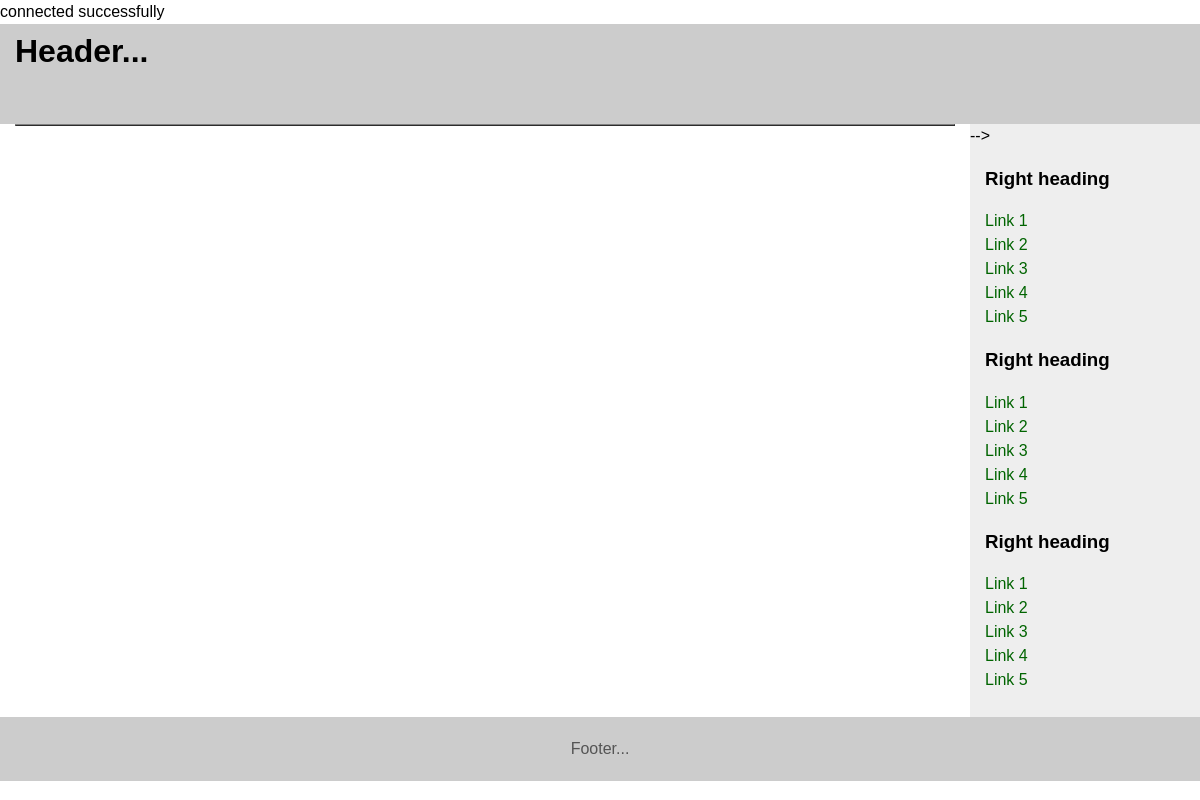
Before: /2.Sources/index.php with the older database file.
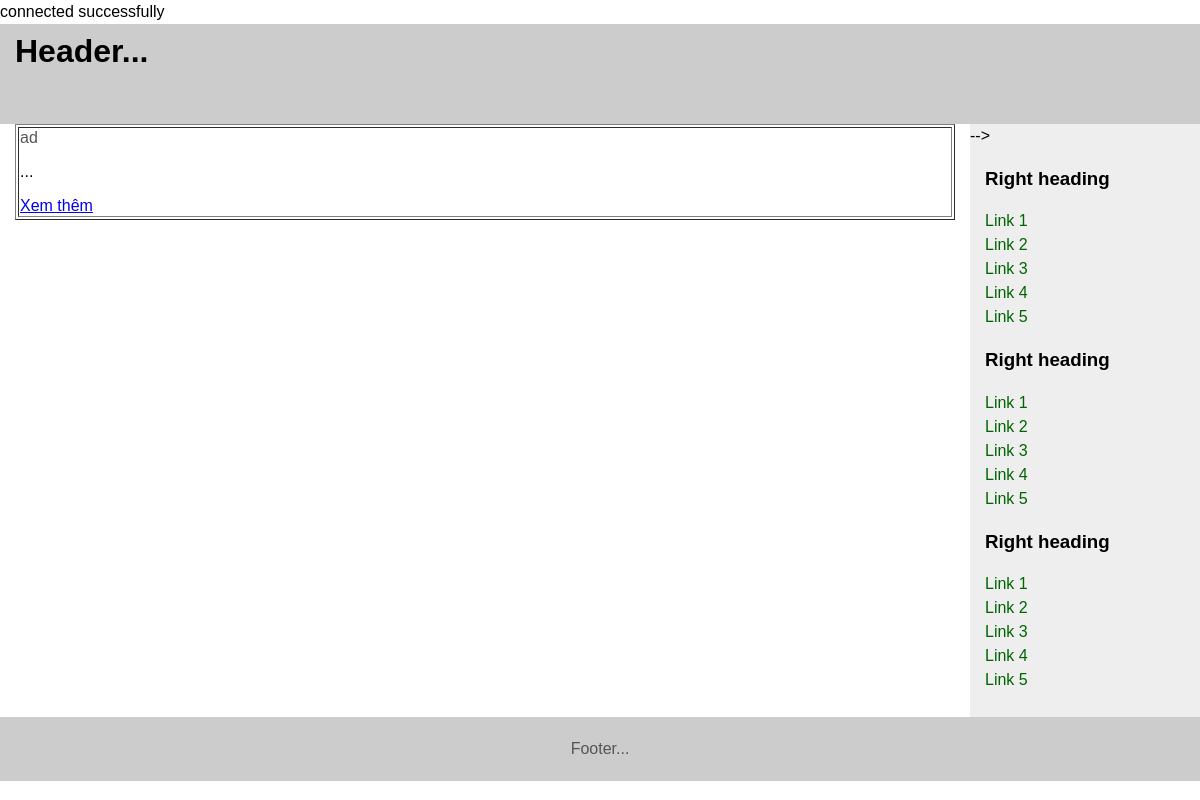
After: the same page with the newer database file.
### tables this page shows
CREATE TABLE `posts` (
  `id` int(10) NOT NULL,
  `title` varchar(500) DEFAULT NULL,
  `content` text,
  `user_id` int(11) DEFAULT NULL,
  `is_public` tinyint(4) DEFAULT '0',
  `createdate` datetime DEFAULT NULL,
  `updatedate` datetime DEFAULT NULL,
  `type` tinyint(4) NOT NULL DEFAULT '0',
  `ImgData` char(250) NOT NULL
);

### 2.Sources/index.php (the view, shortened to what this page needs)
<?php require_once("demo/connection.php"); ?>
<?php include "header.php" ?>
			<?php
	$sql = "select * from posts where is_public = 1 order by createdate desc limit 16 ";
	$query = mysqli_query($conn,$sql);
?>
			<div class="innertube">
				<table width="100%" border="1">
					<tr>
					<?php
						while ( $data = mysqli_fetch_array($query) ) {
					?>
						<td >
							<p><?php echo substr($data["content"], 0, 100)." ..."; ?></p>
							<a href="display.php?id=<?php echo $data["id"];  ?>"> Xem thêm</a>
						</td>
					<?php
						}
					?>
				</table>
			</div>
		</main>
		<nav> -->
			<div class="innertube">
				<h3>Right heading</h3>
				<ul>
					<li><a href="#">Link 1</a></li>
					<li><a href="#">Link 2</a></li>
					<li><a href="#">Link 3</a></li>
					<li><a href="#">Link 4</a></li>
					<li><a href="#">Link 5</a></li>
				</ul>
				<h3>Right heading</h3>
				<ul>
					<li><a href="#">Link 1</a></li>
					<li><a href="#">Link 2</a></li>
					<li><a href="#">Link 3</a></li>
					<li><a href="#">Link 4</a></li>
					<li><a href="#">Link 5</a></li>
				</ul>
				<h3>Right heading</h3>
				<ul>
					<li><a href="#">Link 1</a></li>
					<li><a href="#">Link 2</a></li>
					<li><a href="#">Link 3</a></li>
					<li><a href="#">Link 4</a></li>
					<li><a href="#">Link 5</a></li>
				</ul>
			</div>
		</nav>
<?php include "footer.php" ?>

### 2.Sources/header.php (shortened to what this page needs)
<html>
	<head>
		<link rel="stylesheet" type="text/css" href="style.css">
</head>
<body>
	<header>
		<div class="innertube">
			<h1>Header...</h1>
		</div>
	</header>
	<div id="wrapper">
		<main>
			<div id="content">

### 2.Sources/footer.php
</div>
	<footer>
		<div class="innertube">
			<p>Footer...</p>
		</div>
	</footer>
</body>
</html>

### 2.Sources/style.css (style rules this page uses)
body { margin:0; padding:0; font-family: Sans-Serif; line-height: 1.5em; }
header { background: #ccc; height: 100px; }
header h1 { margin: 0; padding-top: 15px; }
main { padding-bottom: 10010px; margin-bottom: -10000px; float: left; width: 100%; }
nav { padding-bottom: 10010px; margin-bottom: -10000px; float: left; width: 230px; margin-left: -230px; background: #eee; }
footer { clear: left; width: 100%; background: #ccc; text-align: center; padding: 4px 0; }
#wrapper { overflow: hidden; }
#content { margin-right: 230px; }
.innertube { margin: 15px; margin-top: 0; }
p { color: #555; }
nav ul { list-style-type: none; margin: 0; padding: 0; }
nav ul a { color: darkgreen; text-decoration: none; }

Changed rows visible on the page:
added posts: content "ad"
